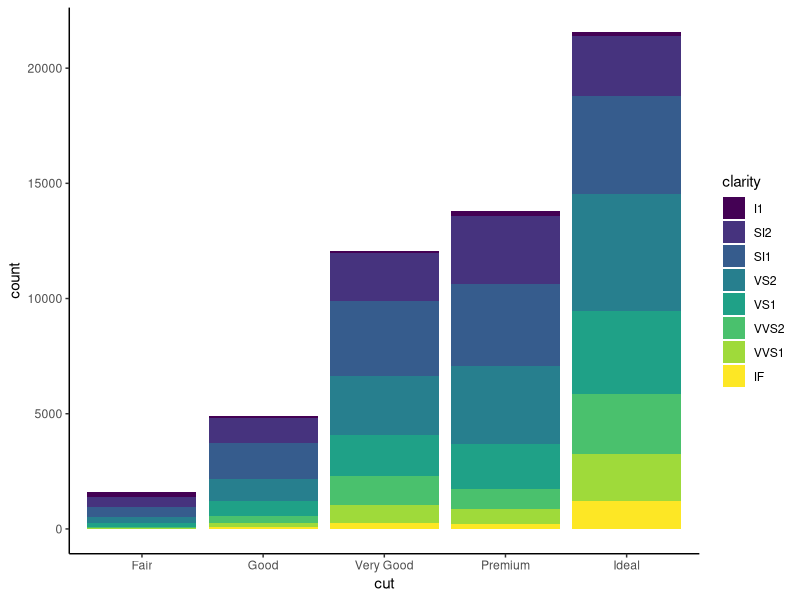
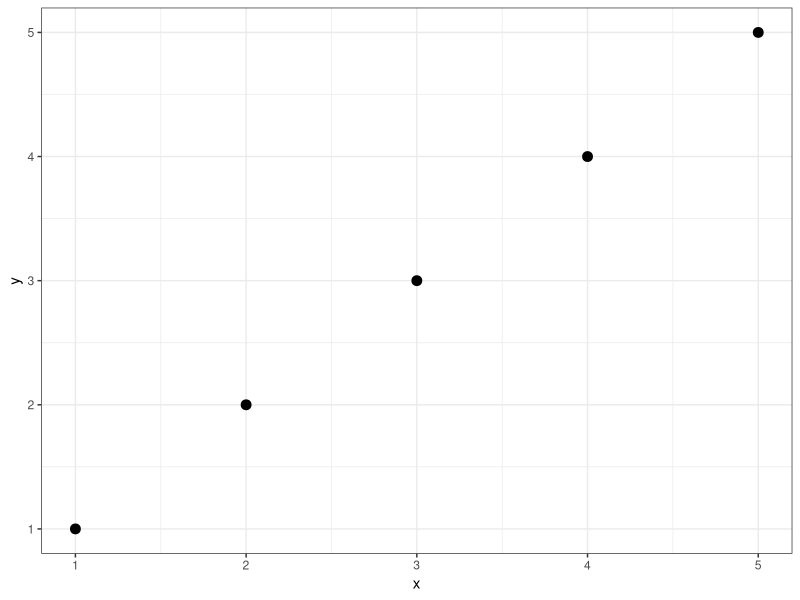
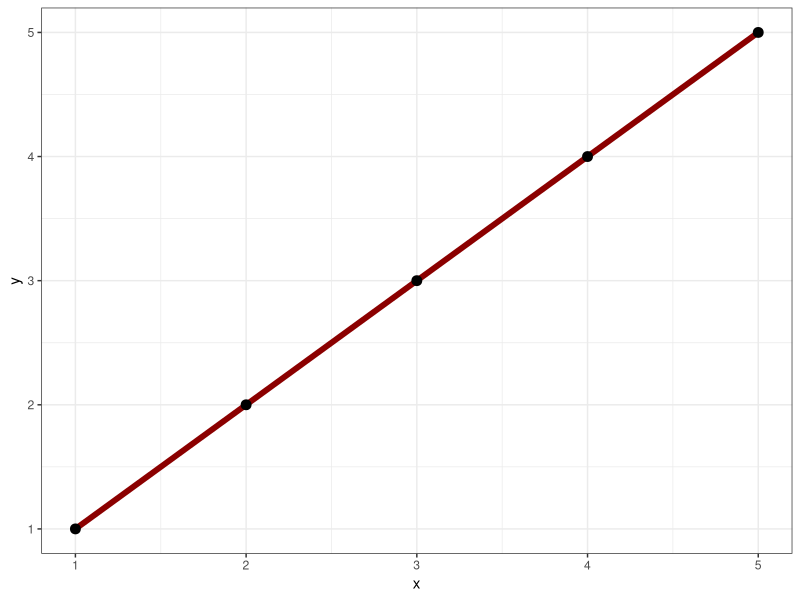

The R script that drew these images, in order: (Note: this script raises an error after producing the figures.)
library(tidyverse)

diamonds <- diamonds
diamonds 

ggplot(diamonds) +
  geom_bar(aes(cut, fill = clarity), position = "stack") + 
  theme_classic()
jpeg("C:/R_Packages/UCL_Workshops/Intro_to_DV/Plots/Diamonds_Cut_Clarity.jpg",
     width = 5, height = 5, units = "in",
     res = 300) 
dev.off()


ND <- tibble::tibble(
  x = seq(1,5),
  y = seq(1,5))

ggplot(ND) + geom_point(aes(x,y), size= 3)+ theme_bw()
jpeg("C:/R_Packages/UCL_Workshops/Intro_to_DV/Plots/ND_Discrete.jpg",
     width = 5, height = 5, units = "in",
     res = 300) 
dev.off()

ggplot(ND) + geom_line(aes(x,y), size= 2, col = "darkred")+
  geom_point(aes(x,y), size= 3) + theme_bw()

jpeg("C:/R_Packages/UCL_Workshops/Intro_to_DV/Plots/ND_Cont.jpg",
     width = 5, height = 5, units = "in",
     res = 300) 
dev.off()

ggplot(movies_df) +
  geom_bar(aes(Genre)) + 
  theme_classic()
jpeg("C:/R_Packages/UCL_Workshops/Intro_to_DV/Plots/Movies_Bar.jpg",
     width = 7, height = 7, units = "in",
     res = 300) 
dev.off()

ggplot(movies_df) +
  geom_bar(aes(Genre)) + 
  coord_flip() + 
  theme_classic()
jpeg("C:/R_Packages/UCL_Workshops/Intro_to_DV/Plots/Movies_Bar_Flip.jpg",
     width = 7, height = 7, units = "in",
     res = 300) 
dev.off()

ggplot(movies_df) +
  geom_histogram(aes(Runtime), col = "white", binwidth = 10) + 
  theme_classic()
jpeg("C:/R_Packages/UCL_Workshops/Intro_to_DV/Plots/Movies_RT_10.jpg",
     width = 7, height = 7, units = "in",
     res = 300) 
dev.off()

ggplot(movies_df) +
  geom_histogram(aes(Runtime), col = "white", binwidth = 20) + 
  theme_classic()
jpeg("C:/R_Packages/UCL_Workshops/Intro_to_DV/Plots/Movies_RT_20.jpg",
     width = 7, height = 7, units = "in",
     res = 300) 
dev.off()

ggplot(movies_df) +
  geom_point(aes(Rating, Runtime, col = Genre), size = 3) + 
  theme_classic()
jpeg("C:/R_Packages/UCL_Workshops/Intro_to_DV/Plots/Movies_Scatter_Col.jpg",
     width = 7, height = 7, units = "in",
     res = 300) 
dev.off()

ggplot(movies_df) +
  geom_point(aes(Rating, Runtime, size = Rank)) + 
  theme_classic()
jpeg("C:/R_Packages/UCL_Workshops/Intro_to_DV/Plots/Movies_Bubble.jpg",
     width = 7, height = 7, units = "in",
     res = 300) 
dev.off()


ggplot(movies_df) +
  geom_boxplot(aes(Genre, Rating)) + 
  theme_classic()
jpeg("C:/R_Packages/UCL_Workshops/Intro_to_DV/Plots/Movies_Boxplot.jpg",
     width = 7, height = 7, units = "in",
     res = 300) 
dev.off()


ggplot(movies_df) +
  geom_violin(aes(Genre, Rating)) + 
  geom_point(aes(Genre, Rating), size = 3) +
  theme_classic()
jpeg("C:/R_Packages/UCL_Workshops/Intro_to_DV/Plots/Movies_Violin_Points.jpg",
     width = 7, height = 7, units = "in",
     res = 300) 
dev.off()


ggplot(diamonds) +
  geom_bar(aes(cut, fill = clarity), position = "stack") + 
  coord_polar() + 
  theme_classic()
jpeg("C:/R_Packages/UCL_Workshops/Intro_to_DV/Plots/Diamonds_Polar.jpg",
     width = 7, height = 7, units = "in",
     res = 300) 
dev.off()

ggplot(movies_df) +
  geom_point(aes(Runtime, Rating)) +
  facet_wrap(~Genre, nrow = 2) +
  theme_bw()
jpeg("C:/R_Packages/UCL_Workshops/Intro_to_DV/Plots/Movies_Facet.jpg",
     width = 7, height = 7, units = "in",
     res = 300) 
dev.off()

ggplot(movies_df) +
  geom_point(aes(Runtime, Rating)) +
  geom_smooth(aes(Runtime, Rating)) +
  theme_bw()
jpeg("C:/R_Packages/UCL_Workshops/Intro_to_DV/Plots/Movies_Combined_Chart.jpg",
     width = 7, height = 7, units = "in",
     res = 300) 
dev.off()

ggplot(diamonds, aes(x=carat,y=price))+
  stat_binhex(colour="white",na.rm=TRUE)+
  scale_fill_gradientn(colours=c("lightgrey","red"),name = "Frequency",na.value="white") +
  theme_classic()
jpeg("C:/R_Packages/UCL_Workshops/Intro_to_DV/Plots/Diamonds_Hex.jpg",
     width = 7, height = 7, units = "in",
     res = 300) 
dev.off()

library(maps)

all_states <- map_data("state")
all_states
head(all_states)

voters$region <- voters$state
voters$region <- tolower(voters$region)
Total <- merge(all_states, voters, by="region")
head(Total)

ggplot() +
  geom_polygon(data=Total, aes(x=long, y=lat, group = group, fill=Total$eligible_voters),colour="white") +
  scale_fill_continuous(low = "thistle2", high = "darkred", guide="colorbar") +
  theme_bw()  +
  labs(fill = "Number of Voters" ,title = "Voter Turnout by State for 2016 Presidential Election", x="", y="") +
  scale_y_continuous(breaks=c()) +
  scale_x_continuous(breaks=c()) +
  theme(panel.border =  element_blank())

jpeg("C:/R_Packages/UCL_Workshops/Intro_to_DV/Plots/Voters_Map.jpg",
     width = 7, height = 5, units = "in",
     res = 300) 
dev.off()
